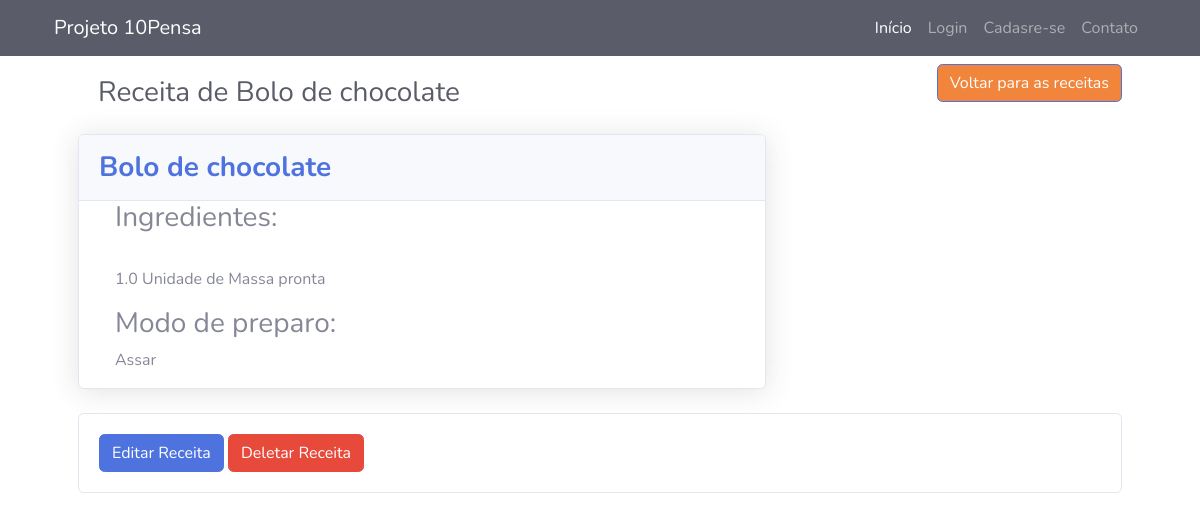
The page /accounts/perfil/receita/7/ on the database as committed earlier.
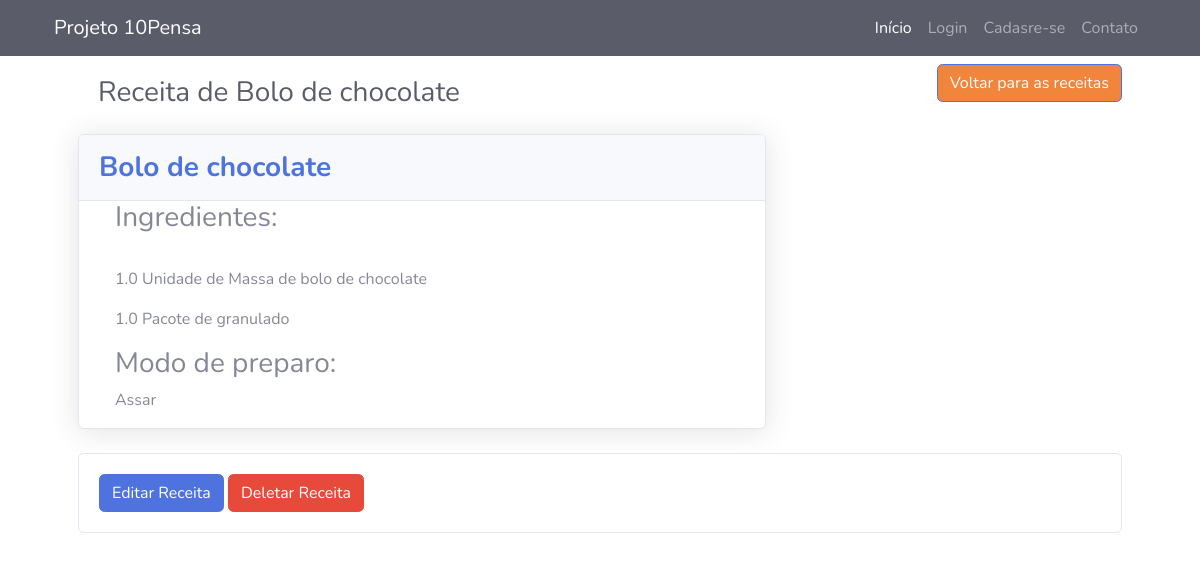
The same page on the database as committed later.
### accounts/models.py (models this page shows, shortened)
class Ingrediente(models.Model):
    id = models.AutoField(primary_key=True)
    nome = models.CharField(max_length=250)
    quantidade = models.FloatField()
    is_active = models.BooleanField(default=True)
    receita = models.ForeignKey(
        Receita, null=True, blank=True, on_delete=models.CASCADE)
    tipo = models.CharField(max_length=30)

### accounts/views.py (the view)
# urls.py: path('perfil/receita/<int:pk>/', views.ReceitaDetailView.as_view(), name='receita_detail'),
class ReceitaDetailView(DetailView):
    model = Receita
    template_name = 'accounts/receita_detail.html'

### accounts/models.py (called while the page is built)
    def get_absolute_url_update(self):
        return reverse('receita_edit',args=[self.pk])

### accounts/templates/accounts/receita_detail.html (shortened to what this page needs)
{% extends 'base.html' %}
{% load static %}
{% block content %}
<div class="container-fluid">
    <div class="d-sm-flex align-items-center justify-content-between mb-4">
        <h1 class="h3 mb-0 text-gray-800" style="margin: 20px;">Receita de {{ object.nome }}</h1>
        <p class="card-text"><a href="{% url 'receitas' %}">
            <button class="btn btn-primary" style="background-color: rgb(241, 133, 60);"> Voltar para as receitas</button></a></p>
    </div>
    <main>
        <div class="row">
            <div class="col-xl-8 col-lg-7">
                <div class="card shadow mb-4">
                    <div
                        class="card-header py-3 d-flex flex-row align-items-center justify-content-between">
                        <h3 class="m-0 font-weight-bold text-primary">{{object.nome}}</h3>
                    </div>
                <div class="container">
                    <div class="col-xl-8 col-lg-7">
                        <h3>Ingredientes:</h3><br>
                        {% for ingrediente in object.ingrediente_set.all %}
                        <p>{{ ingrediente.quantidade }} {{ ingrediente.tipo }} de {{ ingrediente.nome }}</p>
                        {% endfor %}
                        <h3>Modo de preparo: </h3>
                        <p>{{ object.descricao }} </p>
                    </div>
                </div>
            </div>
        </div>
    </main>
    <div class="card" >
        <div class="card-body">
            <a href="{{ object.get_absolute_url_update }}" class="btn btn-primary">Editar Receita </a>
            <a href="{% url 'receita_delete' object.pk %}" class="btn btn-danger"> Deletar Receita </a>
          </div>
    </div>
</div>
{% endblock content %}

Rows that differ between the two databases and show on the page:
changed Ingrediente "Unidade": nome "Massa pronta" → "Massa de bolo de chocolate"
added Ingrediente: quantidade "1.0", tipo "Pacote", nome "granulado"
